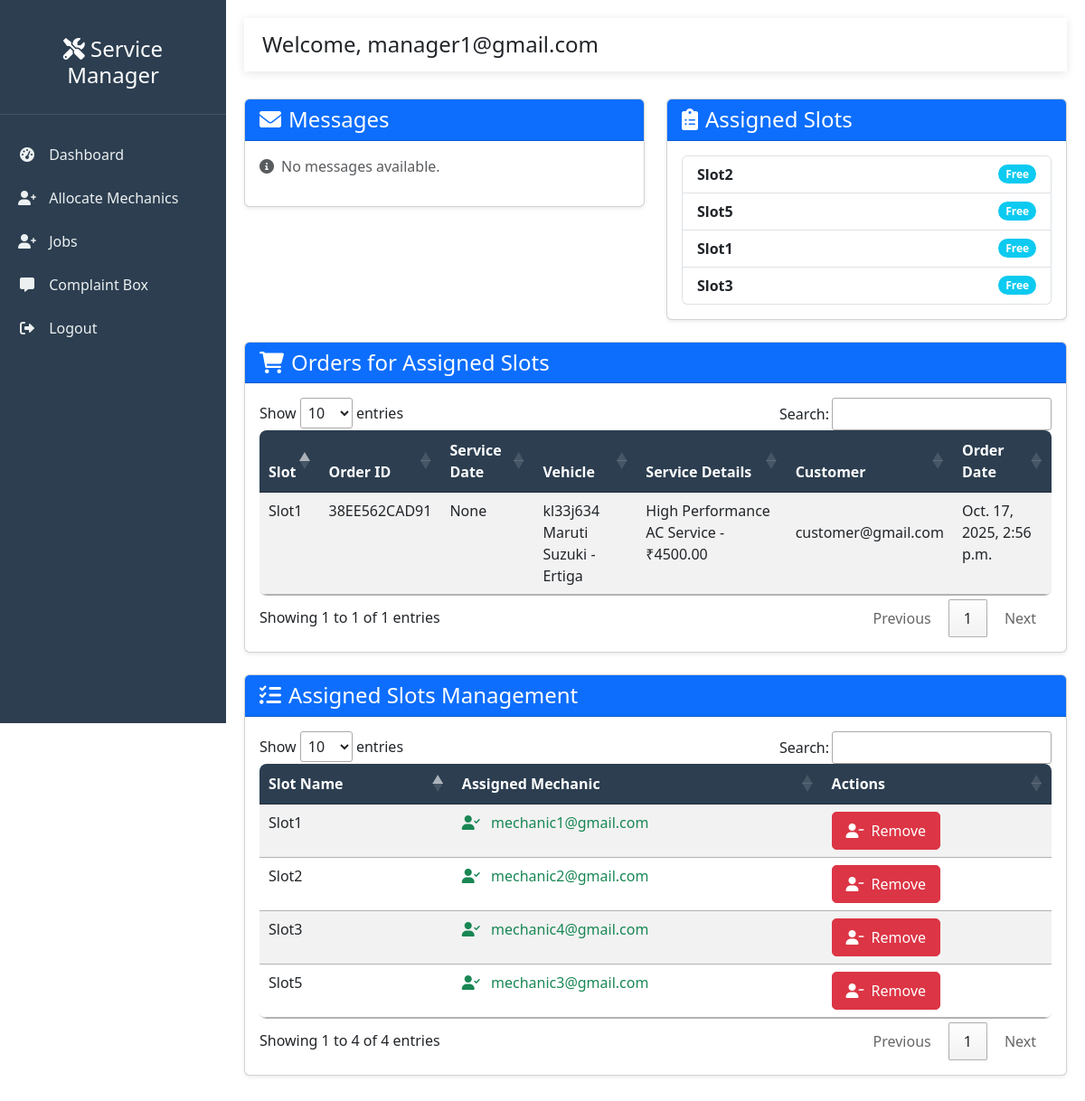
Screenshot of /serviceManager/dashboard/ (signed in) with the database file from the repository.
### autocareweb/models.py (models this page shows, shortened)
class CustomUser(AbstractBaseUser, PermissionsMixin):
    email = models.EmailField(unique=True)
    role = models.CharField(max_length=20, choices=UserRole.choices, default=UserRole.CUSTOMER)
    is_active = models.BooleanField(default=True)
    is_staff = models.BooleanField(default=False)
    objects = CustomUserManager()
    USERNAME_FIELD = 'email'
    REQUIRED_FIELDS = []

class AllocatedManager(models.Model):
    manager = models.ForeignKey(
        CustomUser,
        limit_choices_to={'role': UserRole.SERVICE_MANAGER},
        on_delete=models.CASCADE
    )
    slot = models.ForeignKey(
        Slot,
        on_delete=models.CASCADE
    )

class Slot(models.Model):
    slotname = models.CharField(max_length=100)
    mechanic = models.ForeignKey(CustomUser, limit_choices_to={'role': 'mechanic'}, on_delete=models.CASCADE, null=True, blank=True)
    status = models.CharField(max_length=10, choices=SlotStatus.choices, default=SlotStatus.FREE)
    slug = models.SlugField(unique=True, blank=True)

class Order(models.Model):
    ORDER_STATUS = [
        ('pending', 'Work in Progress'),
        ('completed', 'Completed'),
        ('confirmed', 'Order Confirmed'),
    ]
    user = models.ForeignKey(CustomUser, on_delete=models.CASCADE)
    vehicle = models.ForeignKey(Vehicle, on_delete=models.CASCADE)
    order_id = models.CharField(max_length=20, unique=True)
    order_date = models.DateTimeField(default=timezone.now)
    service_date = models.DateField(null=True, blank=True)
    status = models.CharField(max_length=10, choices=ORDER_STATUS, default='confirmed')
    allocated_slot = models.ForeignKey(Slot, null=True, blank=True, on_delete=models.SET_NULL)  # ForeignKey to Slot model

class Vehicle(models.Model):
    user = models.ForeignKey(CustomUser, on_delete=models.CASCADE)
    vehicle_model = models.ForeignKey(VehicleModel, on_delete=models.CASCADE)
    registration_number = models.CharField(max_length=20, unique=True)

class VehicleModel(models.Model):
    make = models.ForeignKey(VehicleMake, on_delete=models.CASCADE)
    model_name = models.CharField(max_length=100)
    year = models.IntegerField()
    image = models.ImageField(upload_to='vehicle_model_images/', blank=True, null=True)
    vehicle_type = models.CharField(max_length=10, choices=VEHICLE_TYPE_CHOICES)

class VehicleMake(models.Model):
    name = models.CharField(max_length=100)
    image = models.ImageField(upload_to='vehicle_make_images/', blank=True, null=True)

class OrderService(models.Model):
    order = models.ForeignKey(Order, related_name='services', on_delete=models.CASCADE)  # The order this service belongs to
    service_type = models.ForeignKey(ServiceType, on_delete=models.CASCADE)  # The service being ordered
    price = models.DecimalField(max_digits=10, decimal_places=2)  # The price of the service

class ServiceType(models.Model):
    name = models.CharField(max_length=100)
    category = models.ForeignKey(ServiceCategory, related_name='service_types', on_delete=models.CASCADE)
    image = models.ImageField(upload_to='service_type_images/', blank=True, null=True)
    description = models.TextField()
    service_time= models.IntegerField(default=60)

### autocareweb/views.py (the view)
@login_required
def manager_dashboard(request):
    manager = request.user
    assigned_slots = AllocatedManager.objects.filter(manager=manager)
    assigned_slot_ids = assigned_slots.values_list('slot_id', flat=True)
    orders = Order.objects.filter(allocated_slot__in=assigned_slot_ids)
    mechanics = Mechanic.objects.filter(level=MechanicLevel.SENIOR, status=MechanicStatus.ACTIVE)
    slots_with_allocated_mechanics = Slot.objects.filter(id__in=assigned_slot_ids).prefetch_related('allocatedmechanic_set')
    return render(
        request,
        'serviceManager/dashboard.html',
        {
            'assigned_slots': assigned_slots,
            'slots_with_allocated_mechanics': slots_with_allocated_mechanics,  # Slots with their allocated mechanics
            'mechanics': mechanics,  # Senior mechanics who are available
            'orders': orders,  # Orders related to the slots
            'user': request.user
        }
    )

### templates/serviceManager/dashboard.html (shortened to what this page needs)
<!DOCTYPE html>
<html lang="en">
<head>
    <link href="https://cdn.jsdelivr.net/npm/bootstrap@5.3.0/dist/css/bootstrap.min.css" rel="stylesheet">
    <link rel="stylesheet" href="https://cdnjs.cloudflare.com/ajax/libs/font-awesome/6.0.0/css/all.min.css">
    <link rel="stylesheet" href="https://cdn.datatables.net/1.12.1/css/jquery.dataTables.min.css">
</head>
<body>
<div class="sidebar">
    <div class="sidebar-header">
        <h4><i class="fas fa-tools"></i> Service Manager</h4>
    </div>
    <div class="sidebar-menu">
        <a href="{% url 'manager_dashboard' %}" class="active">
            <i class="fas fa-tachometer-alt"></i> Dashboard
        </a>
        <a href="#" data-bs-toggle="modal" data-bs-target="#allocateMechanicModal">
            <i class="fas fa-user-plus"></i> Allocate Mechanics
        </a>
        <a href="{% url 'manager_job_list' %}">
            <i class="fas fa-user-plus"></i>  Jobs       </a>
            <a href="{%url 'complaint_list'%}">
                <i class="fas fa-comment-alt"></i> Complaint Box
            </a>
            <a href="{% url 'logout' %}">
            <i class="fas fa-sign-out-alt"></i> Logout
        </a>
    </div>
</div>
<div class="main-content">
    <nav class="top-navbar">
        <div class="d-flex justify-content-between align-items-center">
            <h4 class="mb-0">Welcome, {{ user.email }}</h4>
        </div>
    </nav>
    <div class="row">
        <div class="col-md-6">
            <div class="card dashboard-card shadow-sm mb-4">
                <div class="card-header bg-primary text-white">
                    <h4 class="mb-0"><i class="fas fa-envelope me-2"></i>Messages</h4>
                </div>
                <div class="card-body">
                    {% if messages %}
                        <div class="list-group">
                            {% for message in messages %}
                                <div class="list-group-item">{{ message }}</div>
                            {% endfor %}
                        </div>
                    {% else %}
                        <p class="text-muted"><i class="fas fa-info-circle me-2"></i>No messages available.</p>
                    {% endif %}
                </div>
            </div>
        </div>
        <div class="col-md-6">
            <div class="card dashboard-card shadow-sm mb-4">
                <div class="card-header bg-primary text-white">
                    <h4 class="mb-0"><i class="fas fa-clipboard-list me-2"></i>Assigned Slots</h4>
                </div>
                <div class="card-body">
                    {% if assigned_slots %}
                        <div class="list-group">
                            {% for allocation in assigned_slots %}
                                <div class="list-group-item d-flex justify-content-between align-items-center">
                                    <div>
                                        <strong>{{ allocation.slot.slotname }}</strong>
                                    </div>
                                    <span class="badge bg-info rounded-pill">
                                        {{ allocation.slot.get_status_display }}
                                    </span>
                                </div>
                            {% endfor %}
                        </div>
                    {% else %}
                        <p class="text-muted"><i class="fas fa-info-circle me-2"></i>No slots assigned yet.</p>
                    {% endif %}
                </div>
            </div>
        </div>
    </div>
    <div class="card shadow-sm mb-4">
        <div class="card-header bg-primary text-white">
            <h4 class="mb-0"><i class="fas fa-shopping-cart me-2"></i>Orders for Assigned Slots</h4>
        </div>
        <div class="card-body">
            <div class="table-responsive">
                <table id="ordersTable" class="table table-striped custom-table">
                    <thead>
                        <tr>
                            <th>Slot</th>
                            <th>Order ID</th>
                            <th>Service Date</th>
                            <th>Vehicle</th>
                            <th>Service Details</th>
                            <th>Customer</th>
                            <th>Order Date</th>
                        </tr>
                    </thead>
                    <tbody>
                        {% for order in orders %}
                        <tr>
                            <td>{{ order.allocated_slot.slotname }}</td>
                            <td>{{ order.order_id }}</td>
                            <td>{{ order.service_date }}</td>
                            <td>
                                {{ order.vehicle.registration_number }}<br>
                                {{ order.vehicle.vehicle_model.make.name }} - {{ order.vehicle.vehicle_model.model_name }}
                            </td>
                            <td>
                                <ul class="list-unstyled mb-0">
                                    {% for service in order.services.all %}
                                    <li>{{ service.service_type.name }} - ₹{{ service.price }}</li>
                                    {% endfor %}
                                </ul>
                            </td>
                            <td>{{ order.user.userdetails.name }}<br>{{ order.user.email }}</td>
                            <td>{{ order.order_date }}</td>
                        </tr>
                        {% empty %}
                        <tr>
                            <td colspan="7" class="text-center text-muted">No orders available</td>
                        </tr>
                        {% endfor %}
                    </tbody>
                </table>
            </div>
        </div>
    </div>
    <div class="card shadow-sm mb-4">
        <div class="card-header bg-primary text-white">
            <h4 class="mb-0"><i class="fas fa-tasks me-2"></i>Assigned Slots Management</h4>
        </div>
        <div class="card-body">
            <div class="table-responsive">
                <table id="slotsTable" class="table table-striped custom-table">
                    <thead>
                        <tr>
                            <th>Slot Name</th>
                            <th>Assigned Mechanic</th>
                            <th>Actions</th>
                        </tr>
                    </thead>
                    <tbody>
                        {% for allocation in assigned_slots %}
                        <tr>
                            <td>{{ allocation.slot.slotname }}</td>
                            <td>
                                {% if allocation.slot.mechanic %}
                                    <span class="text-success">
                                        <i class="fas fa-user-check me-2"></i>
                                        {{ allocation.slot.mechanic.email }}
                                    </span>
                                {% else %}
                                    <span class="text-danger">
                                        <i class="fas fa-user-times me-2"></i>
                                        No mechanic assigned
                                    </span>
                                {% endif %}
                            </td>
                            <td>
                                {% if allocation.slot.mechanic %}
                                    <button class="btn btn-danger custom-btn remove-button" data-slot-id="{{ allocation.slot.id }}">
                                        <i class="fas fa-user-minus me-2"></i>Remove
                                    </button>
                                {% endif %}
                            </td>
                        </tr>
                        {% empty %}
                        <tr>
                            <td colspan="3" class="text-center text-muted">No slots assigned</td>
                        </tr>
                        {% endfor %}
                    </tbody>
                </table>
            </div>
        </div>
    </div>
</div>
  </body>
  </html>

### templates/serviceManager/dashboard.html (style rules this page uses)
:root { --sidebar-width: 250px; }
.sidebar { position: fixed; top: 0; left: 0; height: 100vh; width: var(--sidebar-width); background: #2c3e50; padding-top: 20px; transition: all 0.3s ease; z-index: 1000; }
.sidebar-header { padding: 20px; text-align: center; color: white; border-bottom: 1px solid rgba(255,255,255,0.1); }
.sidebar-menu { padding: 20px 0; }
.sidebar-menu a { padding: 12px 20px; color: #ecf0f1; display: block; text-decoration: none; transition: 0.3s; }
.sidebar-menu i { margin-right: 10px; width: 20px; text-align: center; }
.main-content { margin-left: var(--sidebar-width); padding: 20px; transition: all 0.3s ease; }
.dashboard-card { transition: transform 0.3s ease; cursor: pointer; }
.custom-table { background: white; border-radius: 8px; overflow: hidden; }
.custom-table thead th { background: #2c3e50; color: white; border: none; }
.custom-btn { border-radius: 5px; padding: 8px 15px; transition: all 0.3s ease; }
.top-navbar { background: white; box-shadow: 0 2px 10px rgba(0,0,0,0.1); padding: 15px 20px; margin-bottom: 30px; }

### rows the page displays
CustomUser: email "manager1@gmail.com"
AllocatedManager: slot.slotname "Slot2", slot.status "Free", slot.mechanic.email "mechanic2@gmail.com"
AllocatedManager: slot.slotname "Slot5", slot.status "Free", slot.mechanic.email "mechanic3@gmail.com"
AllocatedManager: slot.slotname "Slot1", slot.status "Free", slot.mechanic.email "mechanic1@gmail.com"
AllocatedManager: slot.slotname "Slot3", slot.status "Free", slot.mechanic.email "mechanic4@gmail.com"
Order: allocated_slot.slotname "Slot1", order_id "38EE562CAD91", service_date "None", vehicle.registration_number "kl33j634", vehicle.vehicle_model.make.name "Maruti Suzuki", vehicle.vehicle_model.model_name "Ertiga", user.email "customer@gmail.com", order_date "Oct. 17, 2025, 2:56 p.m."
OrderService: service_type.name "High Performance AC Service", price "4500.00"
